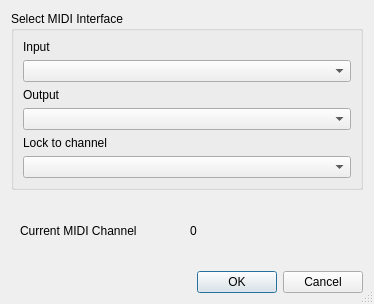
<?xml version="1.0" encoding="UTF-8"?>
<ui version="4.0">
 <class>midiDialog</class>
 <widget class="QDialog" name="midiDialog">
  <property name="windowModality">
   <enum>Qt::WindowModality::ApplicationModal</enum>
  </property>
  <property name="geometry">
   <rect>
    <x>0</x>
    <y>0</y>
    <width>374</width>
    <height>304</height>
   </rect>
  </property>
  <property name="minimumSize">
   <size>
    <width>0</width>
    <height>0</height>
   </size>
  </property>
  <property name="windowTitle">
   <string>MIDI Interface</string>
  </property>
  <property name="sizeGripEnabled">
   <bool>true</bool>
  </property>
  <property name="modal">
   <bool>true</bool>
  </property>
  <layout class="QVBoxLayout" name="verticalLayout">
   <item>
    <widget class="QGroupBox" name="groupBox">
     <property name="title">
      <string>Select MIDI Interface</string>
     </property>
     <layout class="QVBoxLayout" name="verticalLayout_2">
      <item>
       <widget class="QLabel" name="label">
        <property name="text">
         <string>Input</string>
        </property>
       </widget>
      </item>
      <item>
       <widget class="QComboBox" name="inputComboBox"/>
      </item>
      <item>
       <widget class="QLabel" name="label_2">
        <property name="text">
         <string>Output</string>
        </property>
       </widget>
      </item>
      <item>
       <widget class="QComboBox" name="outputComboBox"/>
      </item>
      <item>
       <widget class="QLabel" name="label_3">
        <property name="text">
         <string>Lock to channel</string>
        </property>
       </widget>
      </item>
      <item>
       <widget class="QComboBox" name="lockChannel"/>
      </item>
     </layout>
    </widget>
   </item>
   <item>
    <widget class="QWidget" name="widget" native="true">
     <layout class="QHBoxLayout" name="horizontalLayout">
      <item>
       <widget class="QLabel" name="label_4">
        <property name="text">
         <string>Current MIDI Channel</string>
        </property>
       </widget>
      </item>
      <item>
       <widget class="QLabel" name="currentChannel">
        <property name="text">
         <string>0</string>
        </property>
       </widget>
      </item>
     </layout>
    </widget>
   </item>
   <item>
    <widget class="QDialogButtonBox" name="buttonBox">
     <property name="orientation">
      <enum>Qt::Orientation::Horizontal</enum>
     </property>
     <property name="standardButtons">
      <set>QDialogButtonBox::StandardButton::Cancel|QDialogButtonBox::StandardButton::Ok</set>
     </property>
    </widget>
   </item>
  </layout>
 </widget>
 <resources/>
 <connections>
  <connection>
   <sender>buttonBox</sender>
   <signal>accepted()</signal>
   <receiver>midiDialog</receiver>
   <slot>accept()</slot>
   <hints>
    <hint type="sourcelabel">
     <x>248</x>
     <y>254</y>
    </hint>
    <hint type="destinationlabel">
     <x>157</x>
     <y>274</y>
    </hint>
   </hints>
  </connection>
  <connection>
   <sender>buttonBox</sender>
   <signal>rejected()</signal>
   <receiver>midiDialog</receiver>
   <slot>reject()</slot>
   <hints>
    <hint type="sourcelabel">
     <x>316</x>
     <y>260</y>
    </hint>
    <hint type="destinationlabel">
     <x>286</x>
     <y>274</y>
    </hint>
   </hints>
  </connection>
 </connections>
</ui>
